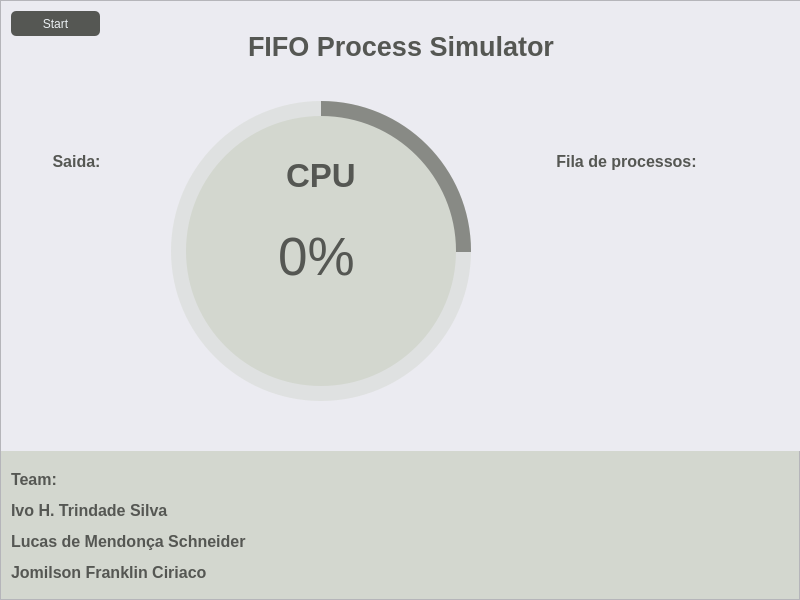
<?xml version="1.0" encoding="UTF-8"?>
<ui version="4.0">
 <class>FifoSimulator</class>
 <widget class="QMainWindow" name="FifoSimulator">
  <property name="geometry">
   <rect>
    <x>0</x>
    <y>0</y>
    <width>800</width>
    <height>600</height>
   </rect>
  </property>
  <property name="minimumSize">
   <size>
    <width>800</width>
    <height>600</height>
   </size>
  </property>
  <property name="maximumSize">
   <size>
    <width>800</width>
    <height>600</height>
   </size>
  </property>
  <property name="windowTitle">
   <string>FIFO Process Simulator</string>
  </property>
  <widget class="QWidget" name="centralwidget">
   <widget class="QFrame" name="main_frame">
    <property name="geometry">
     <rect>
      <x>0</x>
      <y>0</y>
      <width>800</width>
      <height>600</height>
     </rect>
    </property>
    <property name="minimumSize">
     <size>
      <width>800</width>
      <height>600</height>
     </size>
    </property>
    <property name="maximumSize">
     <size>
      <width>800</width>
      <height>600</height>
     </size>
    </property>
    <property name="styleSheet">
     <string notr="true">background-color: rgb(235, 235, 241);</string>
    </property>
    <property name="frameShape">
     <enum>QFrame::StyledPanel</enum>
    </property>
    <property name="frameShadow">
     <enum>QFrame::Raised</enum>
    </property>
    <layout class="QVBoxLayout" name="verticalLayout">
     <property name="spacing">
      <number>0</number>
     </property>
     <property name="leftMargin">
      <number>0</number>
     </property>
     <property name="topMargin">
      <number>0</number>
     </property>
     <property name="rightMargin">
      <number>0</number>
     </property>
     <property name="bottomMargin">
      <number>0</number>
     </property>
     <item>
      <widget class="QFrame" name="body_frame">
       <property name="minimumSize">
        <size>
         <width>800</width>
         <height>450</height>
        </size>
       </property>
       <property name="styleSheet">
        <string notr="true"/>
       </property>
       <property name="frameShape">
        <enum>QFrame::NoFrame</enum>
       </property>
       <property name="frameShadow">
        <enum>QFrame::Raised</enum>
       </property>
       <widget class="QLabel" name="label_title">
        <property name="geometry">
         <rect>
          <x>230</x>
          <y>20</y>
          <width>340</width>
          <height>51</height>
         </rect>
        </property>
        <property name="styleSheet">
         <string notr="true">background-color: none;
</string>
        </property>
        <property name="text">
         <string>&lt;html&gt;&lt;head/&gt;&lt;body&gt;&lt;p align=&quot;center&quot;&gt;&lt;span style=&quot; font-size:20pt; font-weight:600; color:#555753;&quot;&gt;FIFO Process Simulator&lt;/span&gt;&lt;/p&gt;&lt;/body&gt;&lt;/html&gt;</string>
        </property>
       </widget>
       <widget class="QFrame" name="circular_progress_bar_base">
        <property name="geometry">
         <rect>
          <x>160</x>
          <y>90</y>
          <width>320</width>
          <height>320</height>
         </rect>
        </property>
        <property name="styleSheet">
         <string notr="true"/>
        </property>
        <property name="frameShape">
         <enum>QFrame::NoFrame</enum>
        </property>
        <property name="frameShadow">
         <enum>QFrame::Raised</enum>
        </property>
        <widget class="QFrame" name="circular_progress">
         <property name="geometry">
          <rect>
           <x>10</x>
           <y>10</y>
           <width>300</width>
           <height>300</height>
          </rect>
         </property>
         <property name="styleSheet">
          <string notr="true">QFrame {
	border-radius: 150px;
	background-color: qconicalgradient(cx:0.5, cy:0.5, angle:90, stop:0.749 rgba(211, 215, 207, 0), stop:0.75 rgba(136, 138, 133, 255));
}</string>
         </property>
         <property name="frameShape">
          <enum>QFrame::StyledPanel</enum>
         </property>
         <property name="frameShadow">
          <enum>QFrame::Raised</enum>
         </property>
        </widget>
        <widget class="QFrame" name="circular_bg">
         <property name="geometry">
          <rect>
           <x>10</x>
           <y>10</y>
           <width>300</width>
           <height>300</height>
          </rect>
         </property>
         <property name="styleSheet">
          <string notr="true">QFrame{
	border-radius: 150px;
	
	background-color: rgba(211, 215, 207,120);
}</string>
         </property>
         <property name="frameShape">
          <enum>QFrame::NoFrame</enum>
         </property>
         <property name="frameShadow">
          <enum>QFrame::Raised</enum>
         </property>
        </widget>
        <widget class="QFrame" name="container">
         <property name="geometry">
          <rect>
           <x>25</x>
           <y>25</y>
           <width>270</width>
           <height>270</height>
          </rect>
         </property>
         <property name="styleSheet">
          <string notr="true">QFrame {
	border-radius: 135px;
	background-color: rgb(211, 215, 207);
}</string>
         </property>
         <property name="frameShape">
          <enum>QFrame::NoFrame</enum>
         </property>
         <property name="frameShadow">
          <enum>QFrame::Raised</enum>
         </property>
         <widget class="QLabel" name="label_cpu">
          <property name="geometry">
           <rect>
            <x>100</x>
            <y>40</y>
            <width>71</width>
            <height>41</height>
           </rect>
          </property>
          <property name="font">
           <font>
            <pointsize>25</pointsize>
           </font>
          </property>
          <property name="styleSheet">
           <string notr="true">QLabel{
	background-color: none;
	font-size: 25pt;
	color: rgb(85, 87, 83);
}</string>
          </property>
          <property name="text">
           <string>&lt;html&gt;&lt;head/&gt;&lt;body&gt;&lt;p&gt;&lt;span style=&quot; font-weight:600; color:#555753;&quot;&gt;CPU &lt;/span&gt;&lt;/p&gt;&lt;/body&gt;&lt;/html&gt;</string>
          </property>
          <property name="alignment">
           <set>Qt::AlignCenter</set>
          </property>
         </widget>
         <widget class="QLabel" name="label_cpu_percentage">
          <property name="geometry">
           <rect>
            <x>70</x>
            <y>100</y>
            <width>121</width>
            <height>81</height>
           </rect>
          </property>
          <property name="font">
           <font>
            <pointsize>40</pointsize>
           </font>
          </property>
          <property name="styleSheet">
           <string notr="true">QLabel{
	background-color: none;
	font-size: 40pt;
	color: rgb(85, 87, 83);
}
</string>
          </property>
          <property name="text">
           <string>0%</string>
          </property>
          <property name="alignment">
           <set>Qt::AlignCenter</set>
          </property>
         </widget>
        </widget>
        <zorder>circular_bg</zorder>
        <zorder>circular_progress</zorder>
        <zorder>container</zorder>
       </widget>
       <widget class="QFrame" name="queue_p1">
        <property name="geometry">
         <rect>
          <x>490</x>
          <y>210</y>
          <width>81</width>
          <height>71</height>
         </rect>
        </property>
        <property name="styleSheet">
         <string notr="true"/>
        </property>
        <property name="frameShape">
         <enum>QFrame::NoFrame</enum>
        </property>
        <property name="frameShadow">
         <enum>QFrame::Raised</enum>
        </property>
        <layout class="QVBoxLayout" name="verticalLayout_2">
         <item>
          <widget class="QLabel" name="label_p1">
           <property name="font">
            <font>
             <pointsize>15</pointsize>
            </font>
           </property>
           <property name="styleSheet">
            <string notr="true">QLabel{
	color: rgb(85, 87, 83);
	background-color: none;
}</string>
           </property>
           <property name="text">
            <string/>
           </property>
           <property name="alignment">
            <set>Qt::AlignCenter</set>
           </property>
          </widget>
         </item>
        </layout>
       </widget>
       <widget class="QFrame" name="result_process">
        <property name="geometry">
         <rect>
          <x>10</x>
          <y>190</y>
          <width>141</width>
          <height>121</height>
         </rect>
        </property>
        <property name="styleSheet">
         <string notr="true"/>
        </property>
        <property name="frameShape">
         <enum>QFrame::NoFrame</enum>
        </property>
        <property name="frameShadow">
         <enum>QFrame::Raised</enum>
        </property>
       </widget>
       <widget class="QLabel" name="label_queue">
        <property name="geometry">
         <rect>
          <x>550</x>
          <y>150</y>
          <width>151</width>
          <height>21</height>
         </rect>
        </property>
        <property name="text">
         <string>&lt;html&gt;&lt;head/&gt;&lt;body&gt;&lt;p align=&quot;center&quot;&gt;&lt;span style=&quot; font-size:12pt; font-weight:600; color:#555753;&quot;&gt;Fila de processos:&lt;/span&gt;&lt;/p&gt;&lt;/body&gt;&lt;/html&gt;</string>
        </property>
       </widget>
       <widget class="QFrame" name="queue_p2">
        <property name="geometry">
         <rect>
          <x>590</x>
          <y>210</y>
          <width>81</width>
          <height>71</height>
         </rect>
        </property>
        <property name="styleSheet">
         <string notr="true"/>
        </property>
        <property name="frameShape">
         <enum>QFrame::NoFrame</enum>
        </property>
        <property name="frameShadow">
         <enum>QFrame::Raised</enum>
        </property>
        <layout class="QVBoxLayout" name="verticalLayout_3">
         <item>
          <widget class="QLabel" name="label_p2">
           <property name="font">
            <font>
             <pointsize>15</pointsize>
            </font>
           </property>
           <property name="styleSheet">
            <string notr="true">QLabel{
	color: rgb(85, 87, 83);
	background-color: none;
}</string>
           </property>
           <property name="text">
            <string/>
           </property>
           <property name="alignment">
            <set>Qt::AlignCenter</set>
           </property>
          </widget>
         </item>
        </layout>
       </widget>
       <widget class="QFrame" name="queue_p3">
        <property name="geometry">
         <rect>
          <x>690</x>
          <y>210</y>
          <width>81</width>
          <height>71</height>
         </rect>
        </property>
        <property name="styleSheet">
         <string notr="true"/>
        </property>
        <property name="frameShape">
         <enum>QFrame::NoFrame</enum>
        </property>
        <property name="frameShadow">
         <enum>QFrame::Raised</enum>
        </property>
        <layout class="QVBoxLayout" name="verticalLayout_4">
         <item>
          <widget class="QLabel" name="label_p3">
           <property name="font">
            <font>
             <pointsize>15</pointsize>
            </font>
           </property>
           <property name="styleSheet">
            <string notr="true">QLabel{
	color: rgb(85, 87, 83);
	background-color: none;
}</string>
           </property>
           <property name="text">
            <string/>
           </property>
           <property name="alignment">
            <set>Qt::AlignCenter</set>
           </property>
          </widget>
         </item>
        </layout>
       </widget>
       <widget class="QLabel" name="label_output">
        <property name="geometry">
         <rect>
          <x>0</x>
          <y>150</y>
          <width>151</width>
          <height>21</height>
         </rect>
        </property>
        <property name="text">
         <string>&lt;html&gt;&lt;head/&gt;&lt;body&gt;&lt;p align=&quot;center&quot;&gt;&lt;span style=&quot; font-size:12pt; font-weight:600; color:#555753;&quot;&gt;Saida:&lt;/span&gt;&lt;/p&gt;&lt;/body&gt;&lt;/html&gt;</string>
        </property>
       </widget>
       <widget class="QPushButton" name="button_start_stop">
        <property name="geometry">
         <rect>
          <x>10</x>
          <y>10</y>
          <width>89</width>
          <height>25</height>
         </rect>
        </property>
        <property name="styleSheet">
         <string notr="true">QPushButton {
	color:  rgb(235, 240, 243);
	border: 0px solid;
	border-radius: 5px;
	background-position: center;
	background-color: rgb(85, 87, 83);
}

QPushButton:hover {
	border: 2px solid  rgb(235, 240, 243);
	
	background-color: rgb(85, 87, 83);
}

QPushButton:pressed {
	color: rgb(69, 69, 69);
	background-color: rgb(217, 237, 247);
}</string>
        </property>
        <property name="text">
         <string>Start</string>
        </property>
       </widget>
      </widget>
     </item>
     <item>
      <widget class="QFrame" name="stats_frame">
       <property name="styleSheet">
        <string notr="true">background-color: rgb(211, 215, 207);</string>
       </property>
       <property name="frameShape">
        <enum>QFrame::NoFrame</enum>
       </property>
       <property name="frameShadow">
        <enum>QFrame::Raised</enum>
       </property>
       <widget class="QLabel" name="label_stats">
        <property name="geometry">
         <rect>
          <x>10</x>
          <y>10</y>
          <width>451</width>
          <height>131</height>
         </rect>
        </property>
        <property name="text">
         <string>&lt;html&gt;&lt;head/&gt;&lt;body&gt;&lt;p&gt;&lt;span style=&quot; font-size:12pt; font-weight:600; color:#555753;&quot;&gt;Team:&lt;/span&gt;&lt;/p&gt;&lt;p&gt;&lt;span style=&quot; font-size:12pt; font-weight:600; color:#555753;&quot;&gt;Ivo H. Trindade Silva&lt;/span&gt;&lt;/p&gt;&lt;p&gt;&lt;span style=&quot; font-size:12pt; font-weight:600; color:#555753;&quot;&gt;Lucas de Mendonça Schneider&lt;/span&gt;&lt;/p&gt;&lt;p&gt;&lt;span style=&quot; font-size:12pt; font-weight:600; color:#555753;&quot;&gt;Jomilson Franklin Ciriaco&lt;/span&gt;&lt;/p&gt;&lt;/body&gt;&lt;/html&gt;</string>
        </property>
       </widget>
      </widget>
     </item>
    </layout>
   </widget>
  </widget>
 </widget>
 <resources>
  <include location="resourses.qrc"/>
 </resources>
 <connections/>
</ui>
